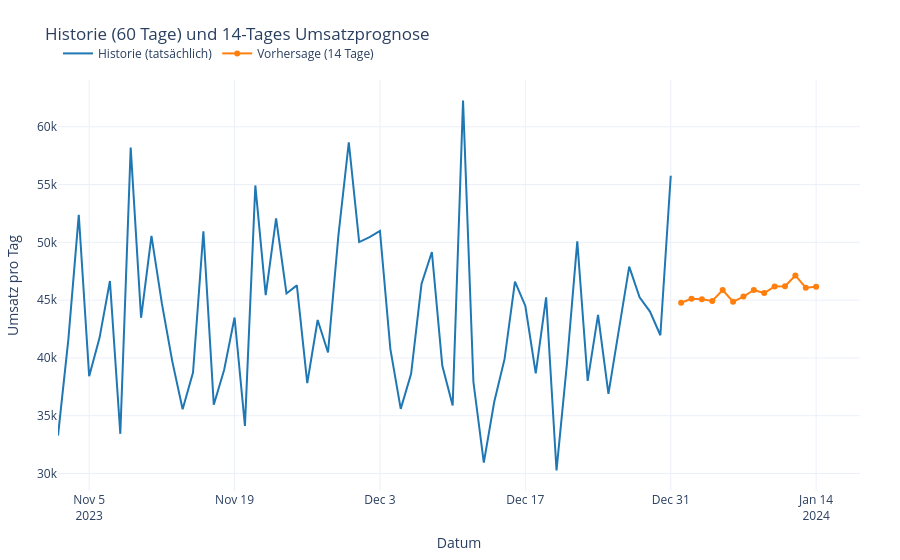

Write notebook code for a chart like this one.
### Markdown cell above
## Dashboard: Historie und Vorhersage

Dieses Dashboard zeigt den **tatsächlichen Tagesumsatz** der letzten Tage (blaue Linie) und daneben die
**Vorhersage für die nächsten Tage** (orange Linie). Die interaktive Darstellung erlaubt es, hineinzuzoomen,
einzelne Werte abzulesen und die Legende an- oder auszuschalten.

### Code cell
fig = go.Figure()

# Historie (Blau)
fig.add_trace(go.Scatter(
    x=df_hist_plot["order_date"],
    y=df_hist_plot["total_revenue"],
    mode="lines",
    name="Historie (tatsächlich)",
    line=dict(color="#1f77b4", width=2),
))

# Vorhersage (Orange)
fig.add_trace(go.Scatter(
    x=df["date"],
    y=df["forecast"],
    mode="lines+markers",
    name=f"Vorhersage ({horizont} Tage)",
    line=dict(color="#ff7f0e", width=2),
    marker=dict(size=6),
))

fig.update_layout(
    title=f"Historie ({hist_window} Tage) und {horizont}-Tages Umsatzprognose",
    xaxis_title="Datum",
    yaxis_title="Umsatz pro Tag",
    template="plotly_white",
    legend=dict(x=0, y=1.1, orientation="h"),
    margin=dict(l=40, r=40, t=80, b=40),
)

fig.show()
